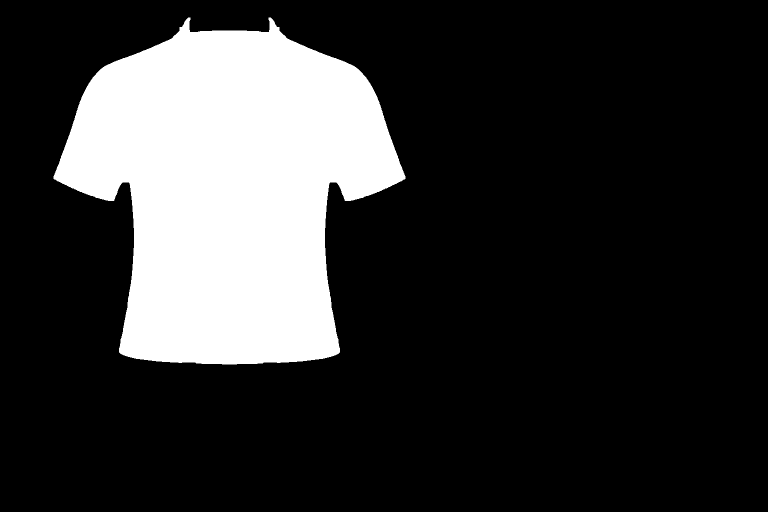
#> input picture source/mask_canon.png, 1536 x 1024 px, found by its file name (shown at 1/2 size)
$ python fit_outline.py   (older library calls are emulated)
#> lines starting #> are read from the running program, lines starting #| are printed output that depends on the picture; after the words box and inside, x2 and y2 are one past the last pixel; in counts of white or black regions, pixels touching at a corner belong together
"""Fit a clean jersey template outline to each view (robust where white fabric meets light bg)."""
import cv2, numpy as np, json, sys
from scipy.optimize import minimize
from scipy.ndimage import median_filter, gaussian_filter1d

TEAMS = sys.argv[1:] or ['malgund', 'sherle', 'ratnagiri', 'kotwade']
J = '/home/claude/jersey/'

def contour_of(m, smooth=5):
    c, _ = cv2.findContours(m, cv2.RETR_EXTERNAL, cv2.CHAIN_APPROX_NONE)
    c = max(c, key=cv2.contourArea)[:, 0, :].astype(np.float64)
    if smooth:
        c = np.stack([gaussian_filter1d(c[:, i], smooth, mode='wrap') for i in range(2)], 1)
    return c

def resample(c, n):
    cc = np.vstack([c, c[:1]])
    d = np.r_[0, np.cumsum(np.linalg.norm(np.diff(cc, axis=0), axis=1))]
    t = np.linspace(0, d[-1], n, endpoint=False)
    return np.stack([np.interp(t, d, cc[:, 0]), np.interp(t, d, cc[:, 1])], 1)

def symmetric_template(mask):
    ys, xs = np.nonzero(mask)
    rows = range(int(np.percentile(ys, 60)), int(np.percentile(ys, 90)))
    ax = np.median([(np.nonzero(mask[y])[0].min() + np.nonzero(mask[y])[0].max()) / 2 for y in rows])
    left = mask.copy(); left[:, np.arange(mask.shape[1]) > ax] = 0
    right = cv2.warpAffine(left, np.float32([[-1, 0, 2 * ax], [0, 1, 0]]), mask.shape[::-1], flags=cv2.INTER_NEAREST)
    return cv2.bitwise_or(left, right)

TPL = {'front': symmetric_template(cv2.imread(J + 'mask_canon.png', 0)),
       'back': symmetric_template(cv2.imread(J + 'mask_back.png', 0))}
#> in symmetric_template, `ys, xs = np.nonzero(mask)`: mask: shape (1024, 1536); 20.3% white; 1 white region, box (x1, y1, x2, y2) and area: (107, 35, 811, 729) 318528
#> in symmetric_template, `ax = np.median([(np.nonzero(mask[y])[0].min() + np.nonzero(mask[y])[0]..`: ax = 458.5
#> in symmetric_template, `left[:, np.arange(mask.shape[1]) > ax] = 0`:
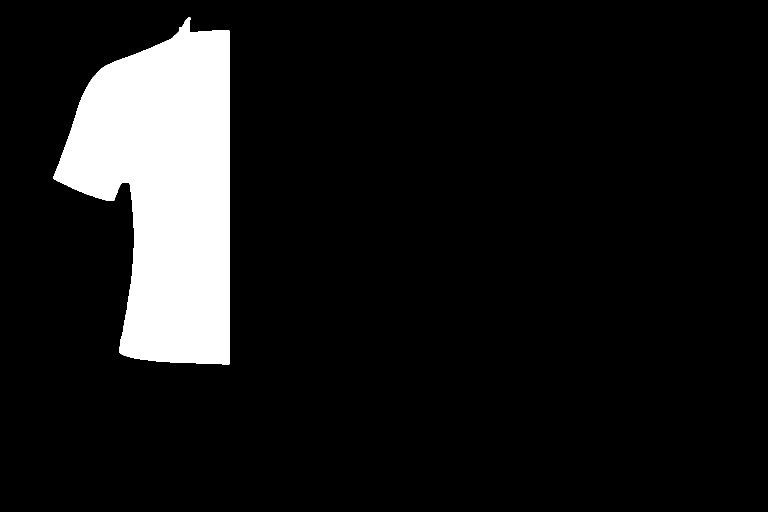
#> left: shape (1024, 1536) (shown at 1/2 size); 10.1% white; 1 white region, box (x1, y1, x2, y2) and area: (107, 35, 459, 729) 159264
#> in symmetric_template, `right = cv2.warpAffine(left, np.float32([[-1, 0, 2 * ax], [0, 1, 0]]),..`:
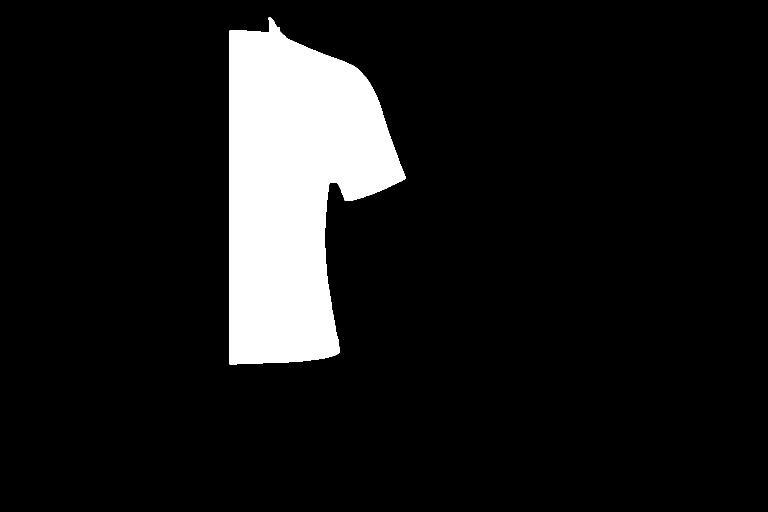
#> right: shape (1024, 1536) (shown at 1/2 size); 10.1% white; 1 white region, box (x1, y1, x2, y2) and area: (459, 35, 811, 729) 159264
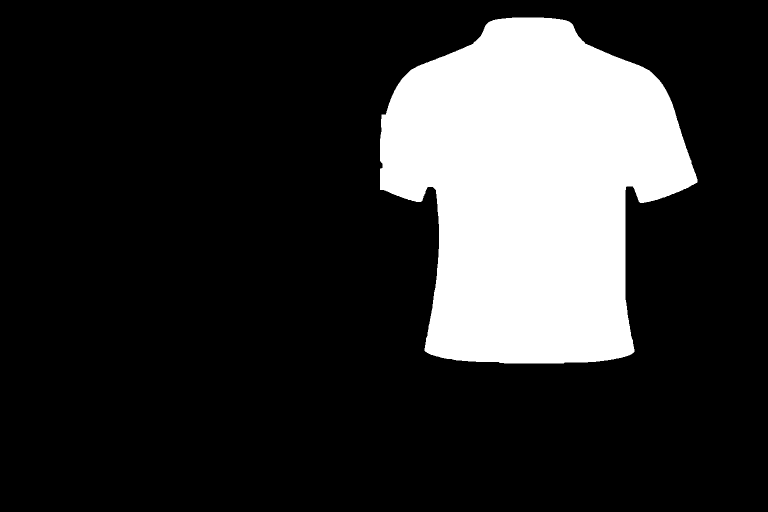
#> input picture source/mask_back.png, 1536 x 1024 px, found by its file name (shown at 1/2 size)
#> in symmetric_template (call 2), `ys, xs = np.nonzero(mask)`: mask: shape (1024, 1536); 19.3% white; 1 white region, box (x1, y1, x2, y2) and area: (760, 35, 1395, 727) 303314
#> in symmetric_template (call 2), `ax = np.median([(np.nonzero(mask[y])[0].min() + np.nonzero(mask[y])[0]..`: ax = 1062.5
#> in symmetric_template (call 2), `left[:, np.arange(mask.shape[1]) > ax] = 0`:
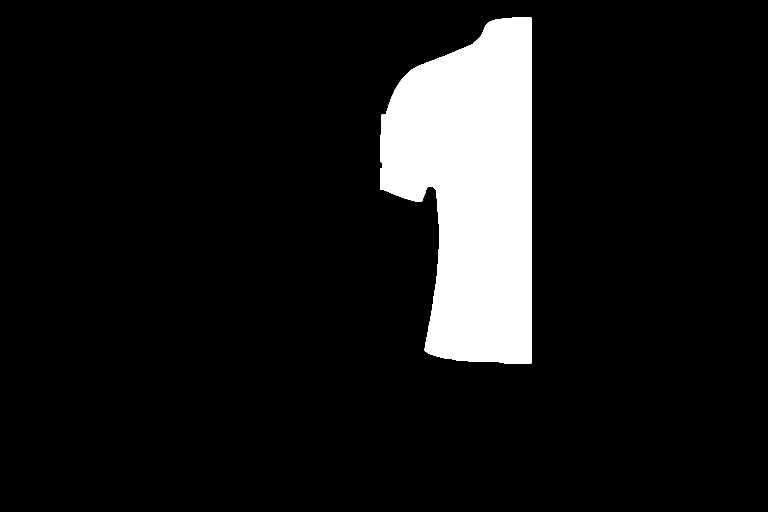
#> left: shape (1024, 1536) (shown at 1/2 size); 9.7% white; 1 white region, box (x1, y1, x2, y2) and area: (760, 35, 1063, 727) 151913
#> in symmetric_template (call 2), `right = cv2.warpAffine(left, np.float32([[-1, 0, 2 * ax], [0, 1, 0]]),..`:
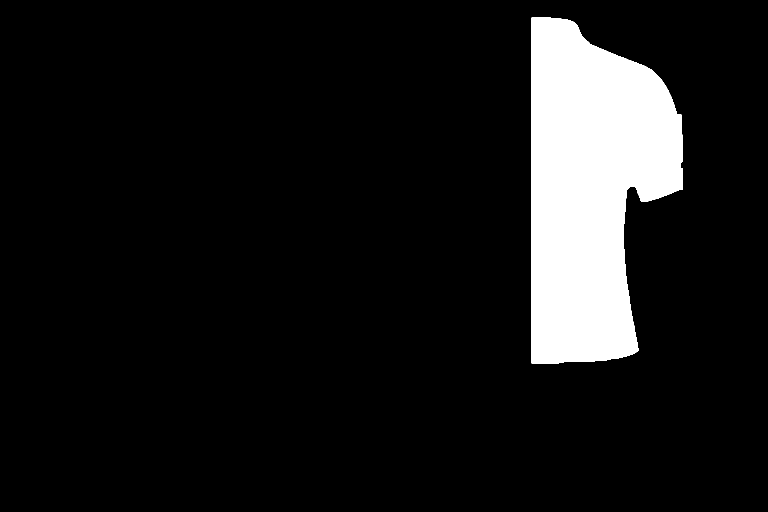
#> right: shape (1024, 1536) (shown at 1/2 size); 9.7% white; 1 white region, box (x1, y1, x2, y2) and area: (1063, 35, 1366, 727) 151913
#> in symmetric_template (call 2), `return cv2.bitwise_or(left, right)`:
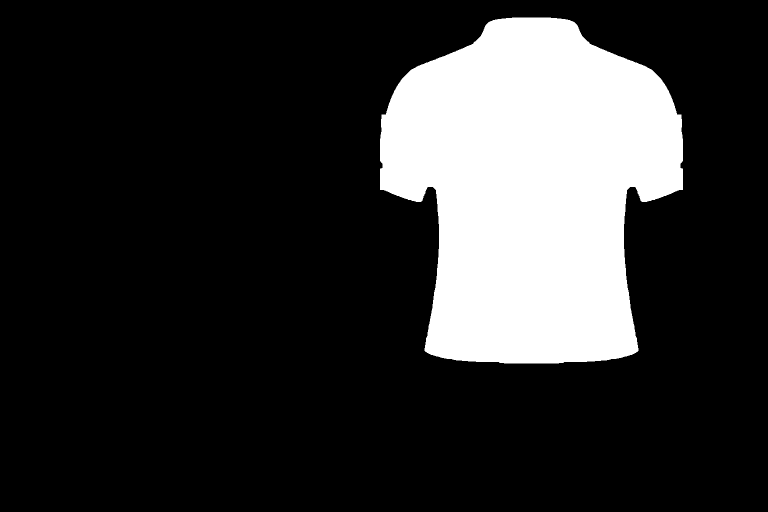
#> returned value: shape (1024, 1536) (shown at 1/2 size); 19.3% white; 1 white region
TC = {k: resample(contour_of(v), 360) for k, v in TPL.items()}
#> in contour_of, `c, _ = cv2.findContours(m, cv2.RETR_EXTERNAL, cv2.CHAIN_APPROX_NONE)`: c = 1 contour; box (x1, y1, x2, y2) and area: (107, 35, 811, 729) 317278
#> in contour_of, `c = max(c, key=cv2.contourArea)[:, 0, :].astype(np.float64)`: c = 2498 pairs, first value 107 to 810, second value 35 to 728
#> in contour_of, `c = np.stack([gaussian_filter1d(c[:, i], smooth, mode='wrap') for i in..`: c = 2498 pairs, first value 108.4 to 808.6, second value 37.29 to 728
#> in resample, `cc = np.vstack([c, c[:1]])`: cc = 2499 pairs, first value 108.4 to 808.6, second value 37.29 to 728
#> in resample, `d = np.r_[0, np.cumsum(np.linalg.norm(np.diff(cc, axis=0), axis=1))]`: d = 2499 values from 0 to 2583.6
#> in contour_of (call 2), `c, _ = cv2.findContours(m, cv2.RETR_EXTERNAL, cv2.CHAIN_APPROX_NONE)`: c = 1 contour; box (x1, y1, x2, y2) and area: (760, 35, 1366, 727) 302657
#> TC = 2 items

def normals(c):
    t = np.roll(c, -1, 0) - np.roll(c, 1, 0)
    n = np.stack([t[:, 1], -t[:, 0]], 1); n /= np.linalg.norm(n, axis=1, keepdims=True) + 1e-9
    # outward = away from centroid on average
    if np.mean(np.einsum('ij,ij->i', n, c - c.mean(0))) < 0: n = -n
    return n

def bilinear(img, pts):
    return cv2.remap(img, pts[..., 0].astype(np.float32), pts[..., 1].astype(np.float32),
                     cv2.INTER_LINEAR, borderMode=cv2.BORDER_REPLICATE)

BBOX = {('sherle','front'):(15,12,345,393), ('sherle','back'):(14,11,303,391),
        ('ratnagiri','front'):(14,20,336,390), ('ratnagiri','back'):(12,21,321,390),
        ('kotwade','front'):(14,17,356,415), ('kotwade','back'):(4,16,323,417)}

def fit(img, kind, dark_bg, bbox=None):
#> (the run stopped early here; a loop or call above may not have finished)
